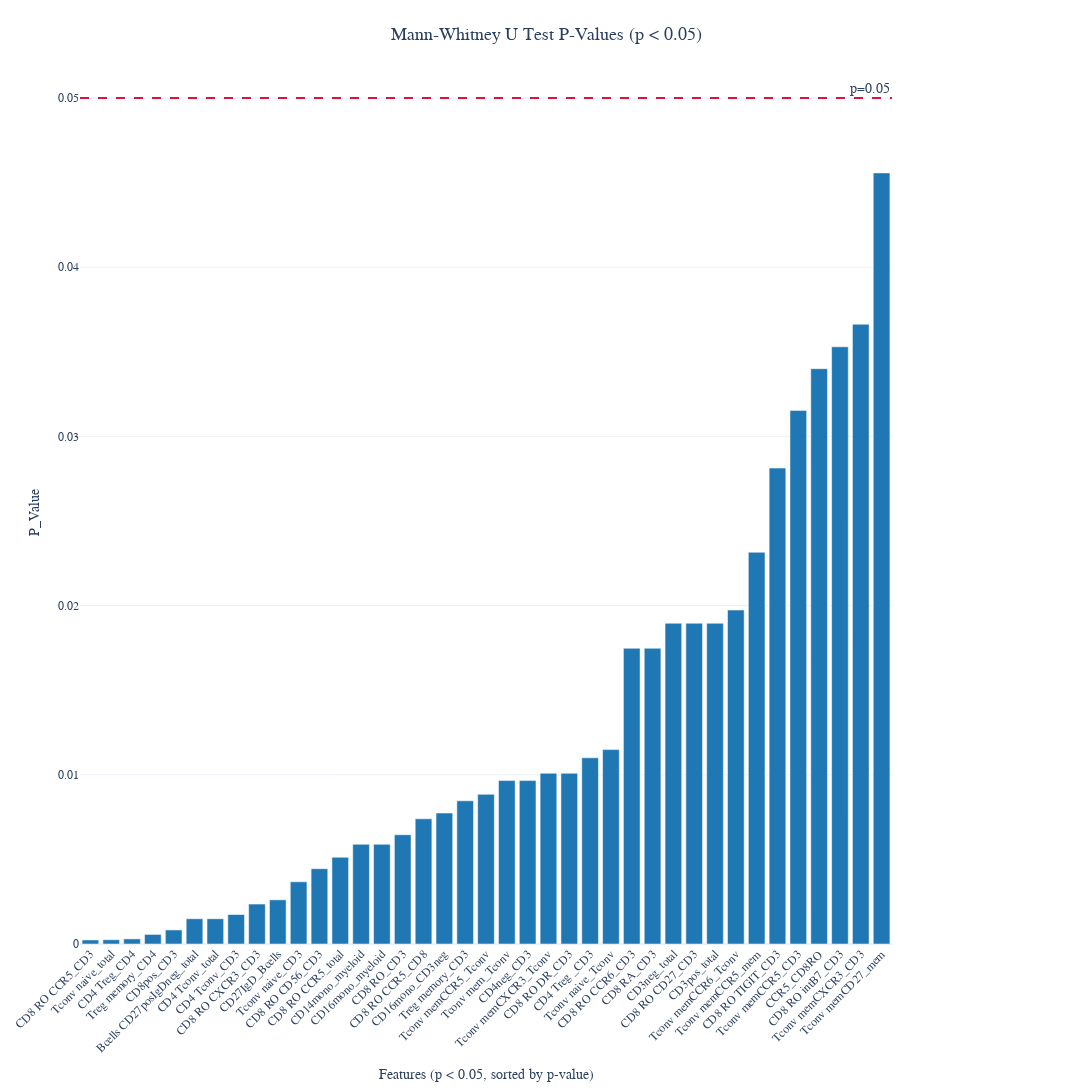

Source (notebook cell):
### Code cell
# %%

# [11] Mann-Whitney U Test P-Values
print("\n--- Mann-Whitney U Test Analysis ---")
p_values = calculate_mann_whitney_pvalues(X, y, feature_columns)

significant_features = {f: p for f, p in p_values.items() if p < 0.05}

print(f"\nFeatures with p < 0.05: {len(significant_features)}")

sorted_features = []
if significant_features:
    print(f"\nAll {len(significant_features)} significant features (p < 0.05):")
    sorted_features = sorted(significant_features.items(), key=lambda item: item[1])
    for i, (feature, p_val) in enumerate(sorted_features):
        print(f"  {i + 1}. {feature}: p = {p_val:.4f}")

pvalue_plot = create_pvalue_plot(p_values, feature_columns)
pvalue_plot.show()

### Figure 1 — Plotly figure (JSON) as saved in the notebook; plotly's stock layout.template omitted (floating-point values rounded to 4 significant figures)
{"data": [{"hovertemplate": "Feature=%{x}<br>P_Value=%{y}<extra></extra>", "legendgroup": "", "marker": {"color": "#1f77b4", "pattern": {"shape": ""}}, "name": "", "orientation": "v", "showlegend": false, "textposition": "auto", "type": "bar", "x": ["CD8 RO CCR5_CD3", "Tconv naive_total", "CD4 Treg_CD4", "Treg memory_CD4", "CD8pos_CD3", "Bcells CD27posIgDneg_total", "CD4 Tconv_total", "CD4 Tconv_CD3", "CD8 RO CXCR3_CD3", "CD27IgD_Bcells", "Tconv naive_CD3", "CD8 RO CD56_CD3", "CD8 RO CCR5_total", "CD14mono_myeloid", "CD16mono_myeloid", "CD8 RO_CD3", "CD8 RO CCR5_CD8", "CD16mono_CD3neg", "Treg memory_CD3", "Tconv memCCR5_Tconv", "Tconv mem_Tconv", "CD4neg_CD3", "Tconv memCXCR3_Tconv", "CD8 RO DR_CD3", "CD4 Treg _CD3", "Tconv naive_Tconv", "CD8 RO CCR6_CD3", "CD8 RA_CD3", "CD3neg_total", "CD8 RO CD27_CD3", "CD3pos_total", "Tconv memCCR6_Tconv", "Tconv memCCR5_mem", "CD8 RO TIGIT_CD3", "Tconv memCCR5_CD3", "CCR5_CD8RO", "CD8 RO intB7_CD3", "Tconv memCXCR3_CD3", "Tconv memCD27_mem"], "xaxis": "x", "y": [0.0002386, 0.0002531, 0.0003016, 0.000565, 0.0008309, 0.001492, 0.001492, 0.001742, 0.002362, 0.00261, 0.003676, 0.00445, 0.005125, 0.005891, 0.005891, 0.006457, 0.007399, 0.007739, 0.008461, 0.008845, 0.009659, 0.009659, 0.01009, 0.01009, 0.011, 0.01149, 0.01747, 0.01747, 0.01896, 0.01896, 0.01896, 0.01974, 0.02315, 0.02813, 0.03154, 0.034, 0.0353, 0.03663, 0.04557], "yaxis": "y"}], "layout": {"annotations": [{"showarrow": false, "text": "p=0.05", "x": 1, "xanchor": "right", "xref": "x domain", "y": 0.05, "yanchor": "bottom", "yref": "y"}], "barmode": "relative", "font": {"family": "Arial, sans-serif", "size": 14}, "height": 1200, "legend": {"font": {"size": 12}, "tracegroupgap": 0, "x": 1.02, "xanchor": "left", "y": 1, "yanchor": "top"}, "margin": {"b": 80, "l": 80, "r": 200, "t": 80}, "shapes": [{"line": {"color": "#DC143C", "dash": "dash"}, "type": "line", "x0": 0, "x1": 1, "xref": "x domain", "y0": 0.05, "y1": 0.05, "yref": "y"}], "title": {"font": {"size": 18}, "text": "Mann-Whitney U Test P-Values (p < 0.05)", "x": 0.5}, "width": 2000, "xaxis": {"anchor": "y", "domain": [0, 1], "tickangle": -45, "tickfont": {"size": 12}, "title": {"font": {"size": 14}, "text": "Features (p < 0.05, sorted by p-value)"}}, "yaxis": {"anchor": "x", "domain": [0, 1], "tickfont": {"size": 12}, "title": {"font": {"size": 14}, "text": "P_Value"}}}}
